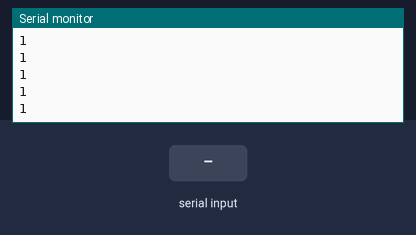
The sketch below on a simulated Arduino Uno, built with avr-gcc and run on an emulated ATmega328P. Shown: the last lines printed to the serial monitor. Inputs (shaded band) come from the test bench.

Above: at 1.2 s.
1.3 s: "90,45\n" received over Serial
At 1.7 s:
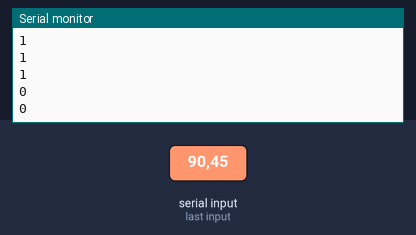
2.8 s: "1\n" received over Serial
At 3.9 s:
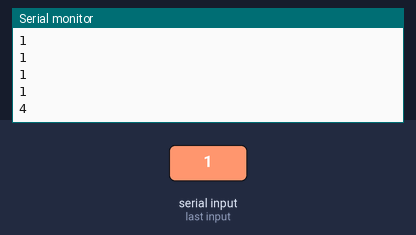
Timing chart, 0 to 5.8 s (numbered marks = the images above; inputs shaded):
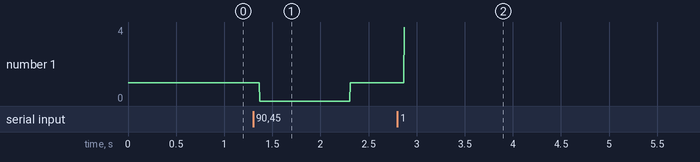

The sketch:

1_task.ino
```cpp
#define TOP_FLOOR 6
#define TIME_DOORS_STAY_OPEN 5000
#define TIME_PER_FLOOR 500

int state = 1;
int currFloor = 1;
int trgtFloor = 1;
/*
0 = FAULT
1 = Idle
2 = GOINGUP
3 = GOINGDOWN
4 = DOOROPEN
*/

void setup() {
  Serial.begin(9600);
}

void loop() {
  Serial.println(state);
  switch(state) {
    case 0:
      state = 1;
      currFloor = 1;
      trgtFloor = 1;
    case 1:
      if (Serial.available()) {
        trgtFloor = Serial.parseInt(SKIP_ALL);
        if (trgtFloor < 1 || trgtFloor > TOP_FLOOR) {
            state = 0;
            break;
        }
        else if (trgtFloor > currFloor) {
          state = 2;
          break;
        }
        else if (trgtFloor < currFloor) {
          state = 3;
          break;
        }
        else if (trgtFloor == currFloor) {
          state = 4;
          break;
        }
      }
      break;
    case 2:
      while (currFloor < trgtFloor) {
        delay(TIME_PER_FLOOR); // time taken to travel 1 currFloor
        currFloor++;
      }
      state = 4;
      break;
    case 3:
      while (currFloor > trgtFloor) {
        delay(TIME_PER_FLOOR); // time taken to travel 1 currFloor
        currFloor--;
      }
      state = 4;
      break;
    case 4:
      delay(TIME_DOORS_STAY_OPEN); // doors stay open for 5 seconds
      state = 1;
      break;
  }
}
```

Measured:
- after the input at 1.3 s, the serial monitor: prints a new line after 0.07 s (image 1)
- after the input at 2.8 s, the serial monitor: prints a new line after 0.07 s (image 2)
